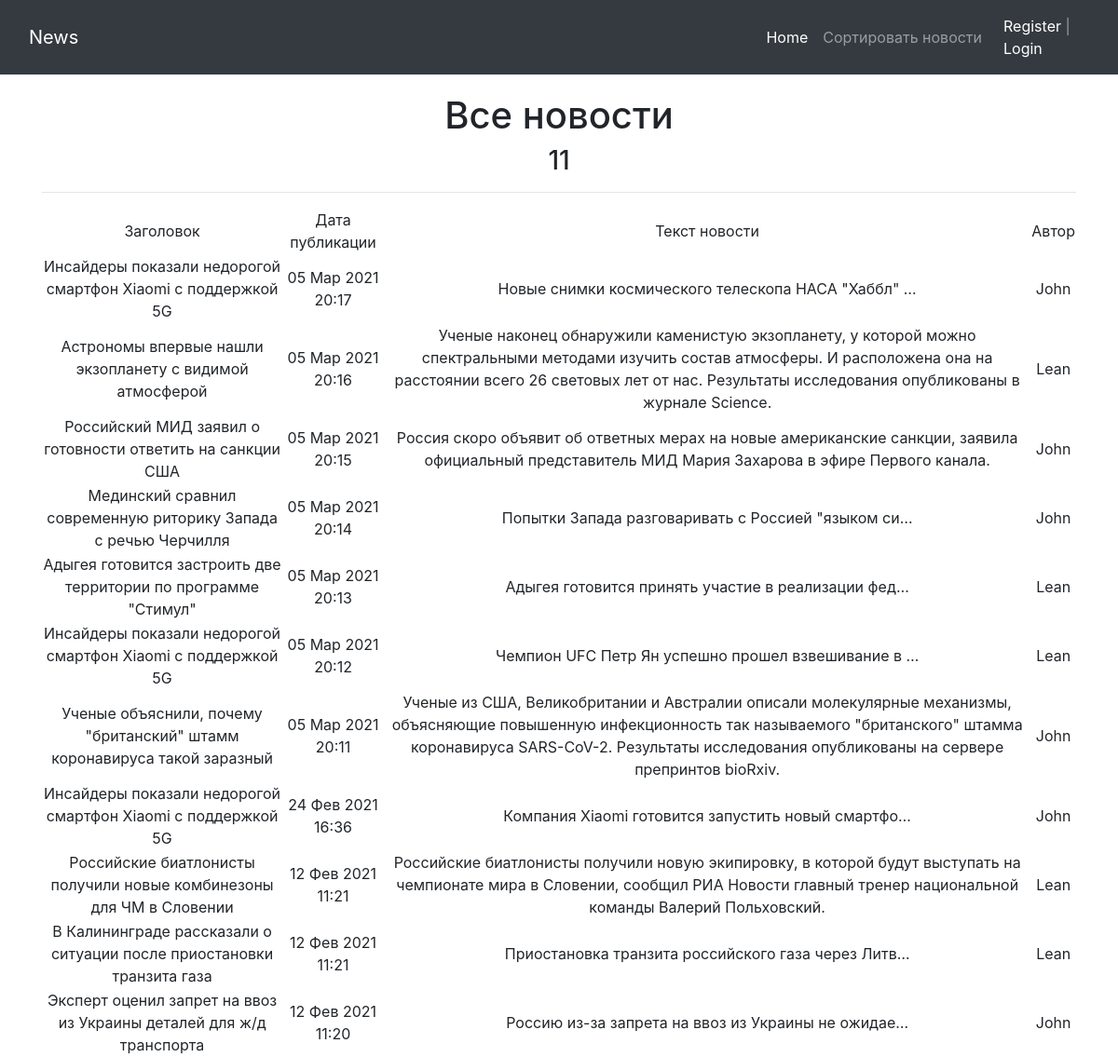
The page /news/ on the database as committed earlier.
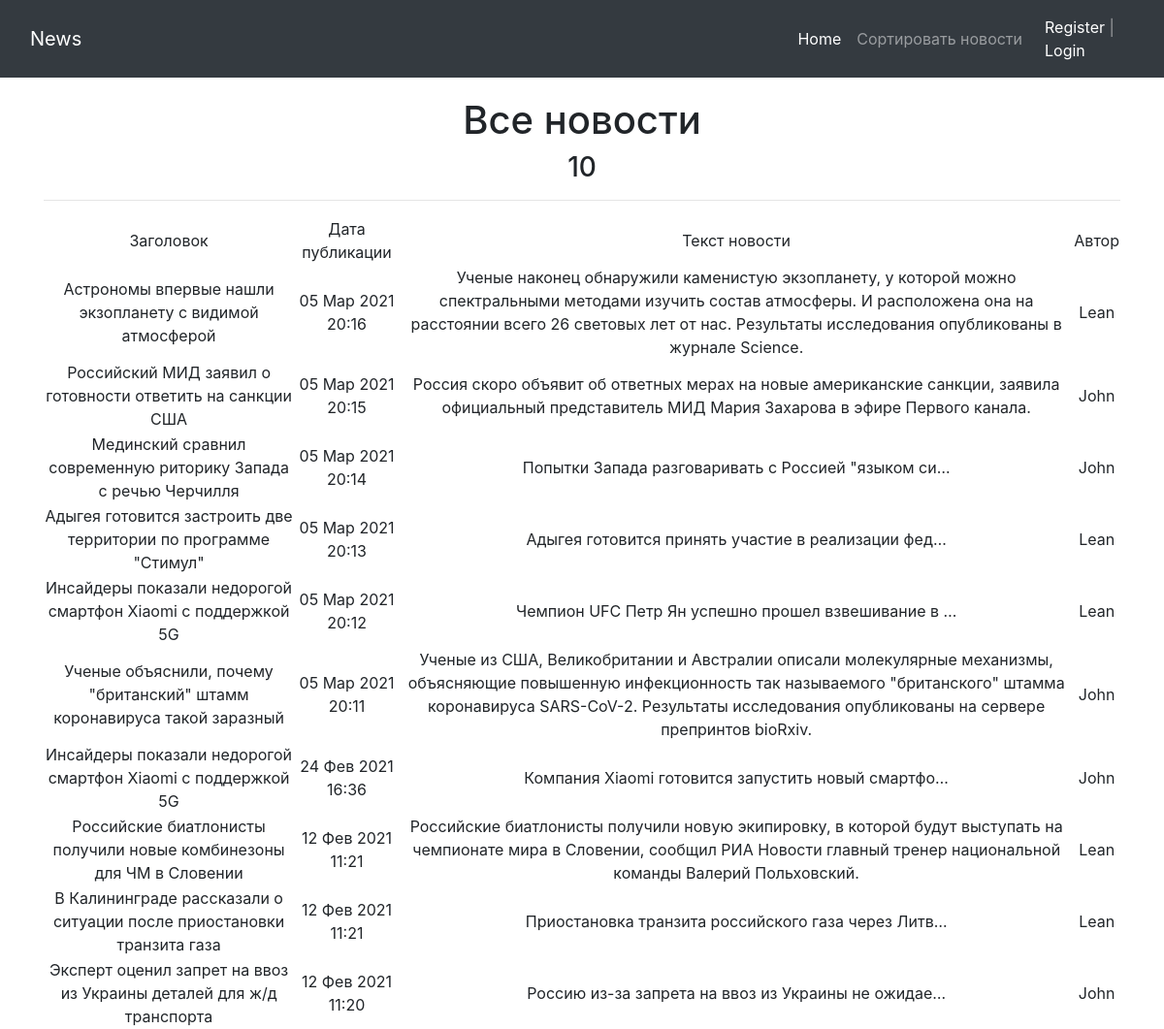
The same page on the database as committed later.
### news/models.py (models this page shows, shortened)
class Post(models.Model):
    ARTICLE = '1'
    NEWS = '2'
    CHOICE = (
        (ARTICLE, 'Article'),
        (NEWS, 'News'),
    )
    article_or_news = models.CharField(verbose_name='поле с выбором - статья или новость',
                                       max_length=1, choices=CHOICE,
                                       default=ARTICLE)
    date_of_creation_post = models.DateTimeField(verbose_name='дата и время создания', auto_now_add=True)
    header = models.CharField(verbose_name='заголовок статьи или новости', max_length=200)
    post_text = models.TextField(verbose_name='текст статьи или новости')
    post_rating = models.IntegerField(verbose_name='рейтинг статьи или новости', default=0)
    category = models.ManyToManyField(Category, through='PostCategory', blank=True, verbose_name='Категория')
    author = models.ForeignKey(Author, on_delete=models.CASCADE, verbose_name='Автор')

class Author(models.Model):
    rating_author = models.IntegerField(verbose_name='рейтинг пользователя', default=0)
    author = models.OneToOneField(User, on_delete=models.CASCADE)

### news/views.py (the view)
# urls.py: path('', PostsList.as_view()),
class PostsList(ListView):  # Список всех объектов из базы данных
    model = Post  # Модель, объекты которой мы выводим
    template_name = 'posts.html'  # имя шаблона, в котором содержатся инструкции о том, как должны вывестись наши объекты
    context_object_name = 'posts'  # имя списка, в котором будут лежать все объекты
    queryset = Post.objects.order_by('-id')

### news/templatetags/Censor.py (called while the page is built)
@register.filter(name='censor')  # регистрируем наш фильтр под именем censor, чтоб django понимал, что это именно фильтр, а не простая функция
def censor(value, arg):   # первый аргумент здесь это то значение, к которому надо применить фильтр, второй аргумент — это аргумент фильтра, т.е. примерно следующее будет в шаблоне value|censor:arg
    for word in profanity_list:
        if word.lower() in value.lower():
            return value.replace(word, arg)   # возвращаемое функцией значение — это то значение, которое подставится к нам в шаблон
        else:
            return value

### templates/posts.html (shortened to what this page needs)
{% extends 'flatpages/default.html' %}
{% load Censor %}
{% block content %}
<h1>Все новости</h1>
<h3>{{posts |length}}</h3>
<hr>
    {% if posts %}
         <table>
            <tr>
                <td>
                    Заголовок
                </td>
                <td>
                    Дата публикации
                </td>
                <td>
                    Текст новости
                </td>
                <td>
                    Автор
                </td>
            </tr>
    {% for post in posts %}
        <tr>
            <td>
                {{ post.header |censor:"***"}}
            </td>
            <td>
                {{post.date_of_creation_post |date:'d M Y H:i'}}
            </td>
            <td>
                {% if post.article_or_news == '1' %}
                    {{ post.post_text |censor:"***"|truncatechars:50 }}
                {% else %}
                    {{ post.post_text |censor:"***" }}
                {% endif %}
            </td>
            <td>
                {{ post.author.author }}
            </td>
        </tr>
    {% endfor %}
        </table>
    {% else %}
        <h2>Новостей нет!</h2>
    {% endif %}
{% endblock content %}

Rows that differ between the two databases and show on the page:
removed Post: header|censor "Инсайдеры показали недорогой смартфон Xiaomi с поддержкой 5G", date_of_creation_post "05 Мар 2021 20:17", post_text|censor "Новые снимки космического телескопа НАСА \"Хаббл\" …", author.author "John"
Other text that changed with them:
{{ posts |length }}: "11" → "10"
